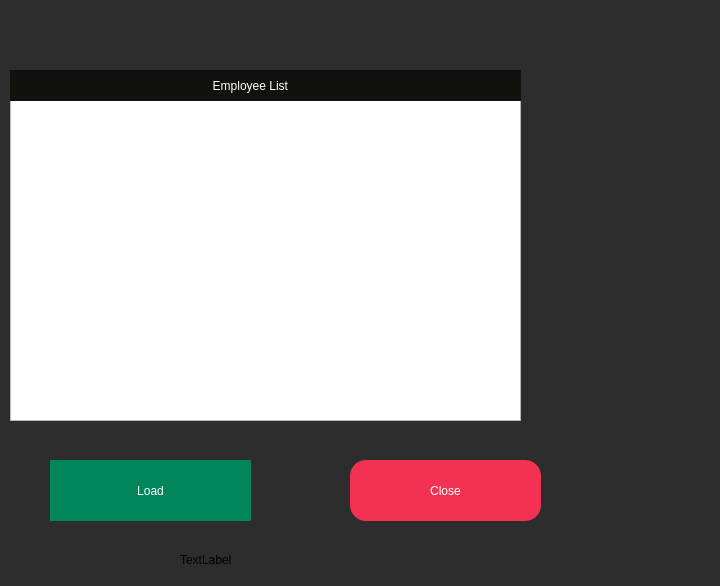
<?xml version="1.0" encoding="UTF-8"?>
<ui version="4.0">
 <class>Search</class>
 <widget class="QDialog" name="Search">
  <property name="geometry">
   <rect>
    <x>0</x>
    <y>0</y>
    <width>720</width>
    <height>586</height>
   </rect>
  </property>
  <property name="minimumSize">
   <size>
    <width>720</width>
    <height>480</height>
   </size>
  </property>
  <property name="windowTitle">
   <string>Dialog</string>
  </property>
  <property name="styleSheet">
   <string notr="true">#Search
{
	background:#2D2D2D;
}</string>
  </property>
  <widget class="QTableView" name="SearchtableView">
   <property name="geometry">
    <rect>
     <x>10</x>
     <y>100</y>
     <width>511</width>
     <height>321</height>
    </rect>
   </property>
   <property name="styleSheet">
    <string notr="true">#label_8
{
	color:white;
	background:#11110E;
padding-left:10px;
}</string>
   </property>
  </widget>
  <widget class="QPushButton" name="Close">
   <property name="geometry">
    <rect>
     <x>350</x>
     <y>460</y>
     <width>191</width>
     <height>61</height>
    </rect>
   </property>
   <property name="styleSheet">
    <string notr="true">#Close
{
	border:none;
	background:#F33253;
	color:white;
	border-radius:16px;
}

#Close:hover
{
	border:2px solid #F33253;
	background:#2D2D2D;
	color:#F33253;
	border-radius:16px;
}</string>
   </property>
   <property name="text">
    <string>Close</string>
   </property>
  </widget>
  <widget class="QLabel" name="searchconnLabel">
   <property name="geometry">
    <rect>
     <x>180</x>
     <y>550</y>
     <width>221</width>
     <height>20</height>
    </rect>
   </property>
   <property name="text">
    <string>TextLabel</string>
   </property>
  </widget>
  <widget class="QLabel" name="label">
   <property name="geometry">
    <rect>
     <x>10</x>
     <y>70</y>
     <width>511</width>
     <height>31</height>
    </rect>
   </property>
   <property name="styleSheet">
    <string notr="true">#label
{
	color:white;
	background:#11110E;
padding-left:10px;
}</string>
   </property>
   <property name="text">
    <string>                                                         Employee List</string>
   </property>
  </widget>
  <widget class="QPushButton" name="loadButton">
   <property name="geometry">
    <rect>
     <x>50</x>
     <y>460</y>
     <width>201</width>
     <height>61</height>
    </rect>
   </property>
   <property name="styleSheet">
    <string notr="true">#loadButton
{
	background:#00855C;
	border:none;
	color:white;
}

#loadButton:hover
{
	background:#2D2D2D;
	border:2px solid #00855C;
	color:#00855C;
}</string>
   </property>
   <property name="text">
    <string>Load</string>
   </property>
  </widget>
 </widget>
 <resources/>
 <connections/>
</ui>
